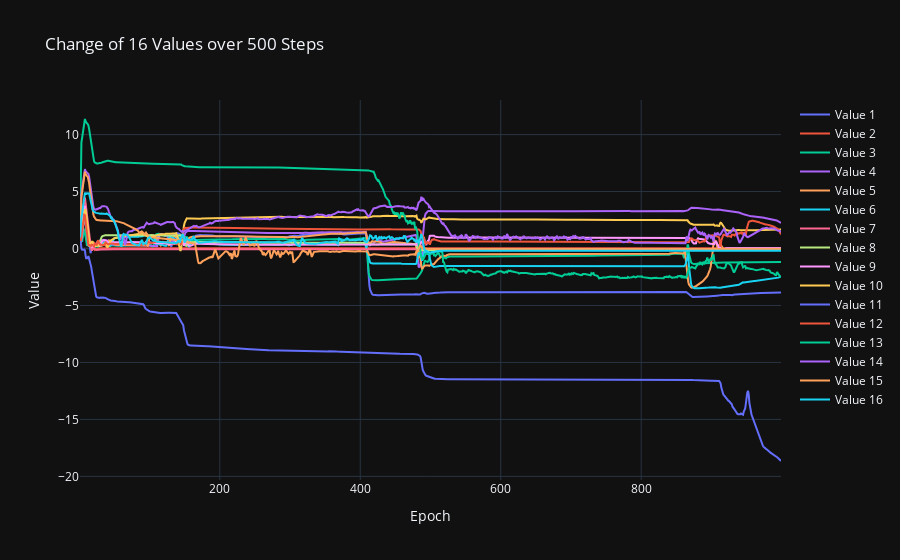

Source (notebook cell):
### Markdown cell above
## Var Values

### Code cell
### plot
import numpy as np
import plotly.graph_objects as go


data = experiment_data_loader.experiment_data['000027']['repetition_data'][1]


means = []
for mean_idx in range(16):
    means.append(data[f"var{mean_idx}"])

    
data = np.stack(means, axis=1)

# Preparing data for plotting
epochs = np.arange(1, data.shape[0])
traces = []
for i in range(data.shape[1]):
    traces.append(go.Scatter(x=epochs, y=data[:, i], mode='lines', name=f'Value {i+1}'))

# Plotting with Plotly
layout = go.Layout(title='Change of 16 Values over 500 Steps',
                   xaxis=dict(title='Epoch'),
                   yaxis=dict(title='Value'),
                   template='plotly_dark')

fig = go.Figure(data=traces, layout=layout)
fig.show()

### Figure 1 — Plotly figure (JSON) as saved in the notebook; plotly's stock layout.template omitted (floating-point values rounded to 4 significant figures; data arrays with more than 128 entries replaced by an {"elided": "..."} marker saying what was removed)
{"data": [{"mode": "lines", "name": "Value 1", "type": "scatter", "x": {"elided": "999 int values"}, "y": {"elided": "1000 float values"}}, {"mode": "lines", "name": "Value 2", "type": "scatter", "x": {"elided": "999 int values"}, "y": {"elided": "1000 float values"}}, {"mode": "lines", "name": "Value 3", "type": "scatter", "x": {"elided": "999 int values"}, "y": {"elided": "1000 float values"}}, {"mode": "lines", "name": "Value 4", "type": "scatter", "x": {"elided": "999 int values"}, "y": {"elided": "1000 float values"}}, {"mode": "lines", "name": "Value 5", "type": "scatter", "x": {"elided": "999 int values"}, "y": {"elided": "1000 float values"}}, {"mode": "lines", "name": "Value 6", "type": "scatter", "x": {"elided": "999 int values"}, "y": {"elided": "1000 float values"}}, {"mode": "lines", "name": "Value 7", "type": "scatter", "x": {"elided": "999 int values"}, "y": {"elided": "1000 float values"}}, {"mode": "lines", "name": "Value 8", "type": "scatter", "x": {"elided": "999 int values"}, "y": {"elided": "1000 float values"}}, {"mode": "lines", "name": "Value 9", "type": "scatter", "x": {"elided": "999 int values"}, "y": {"elided": "1000 float values"}}, {"mode": "lines", "name": "Value 10", "type": "scatter", "x": {"elided": "999 int values"}, "y": {"elided": "1000 float values"}}, {"mode": "lines", "name": "Value 11", "type": "scatter", "x": {"elided": "999 int values"}, "y": {"elided": "1000 float values"}}, {"mode": "lines", "name": "Value 12", "type": "scatter", "x": {"elided": "999 int values"}, "y": {"elided": "1000 float values"}}, {"mode": "lines", "name": "Value 13", "type": "scatter", "x": {"elided": "999 int values"}, "y": {"elided": "1000 float values"}}, {"mode": "lines", "name": "Value 14", "type": "scatter", "x": {"elided": "999 int values"}, "y": {"elided": "1000 float values"}}, {"mode": "lines", "name": "Value 15", "type": "scatter", "x": {"elided": "999 int values"}, "y": {"elided": "1000 float values"}}, {"mode": "lines", "name": "Value 16", "type": "scatter", "x": {"elided": "999 int values"}, "y": {"elided": "1000 float values"}}], "layout": {"title": {"text": "Change of 16 Values over 500 Steps"}, "xaxis": {"title": {"text": "Epoch"}}, "yaxis": {"title": {"text": "Value"}}}}
